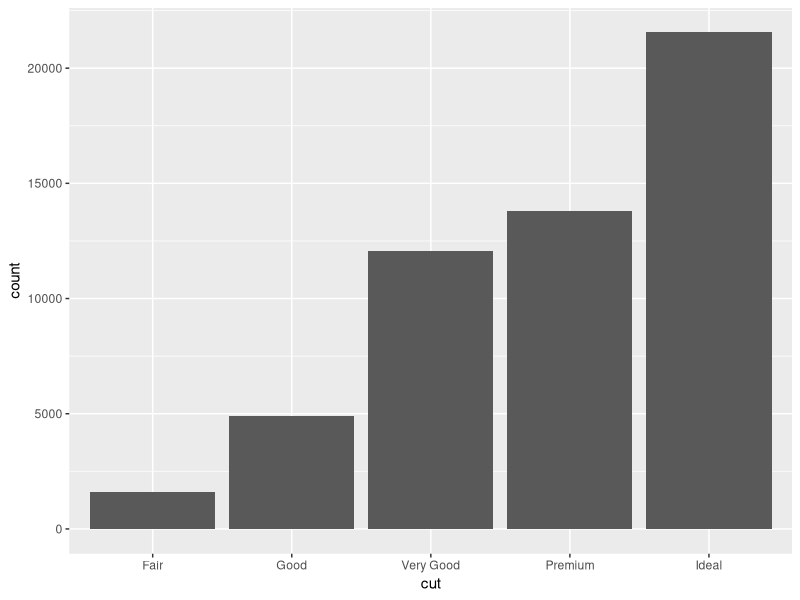
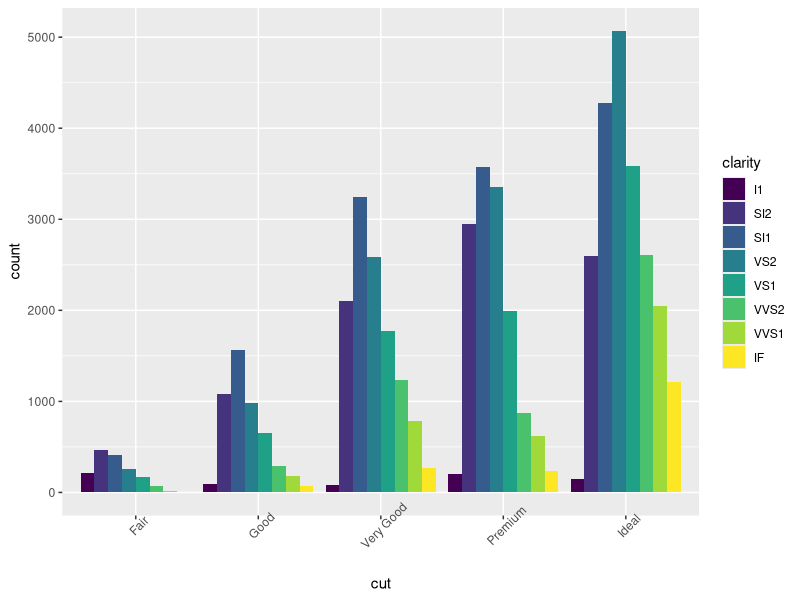
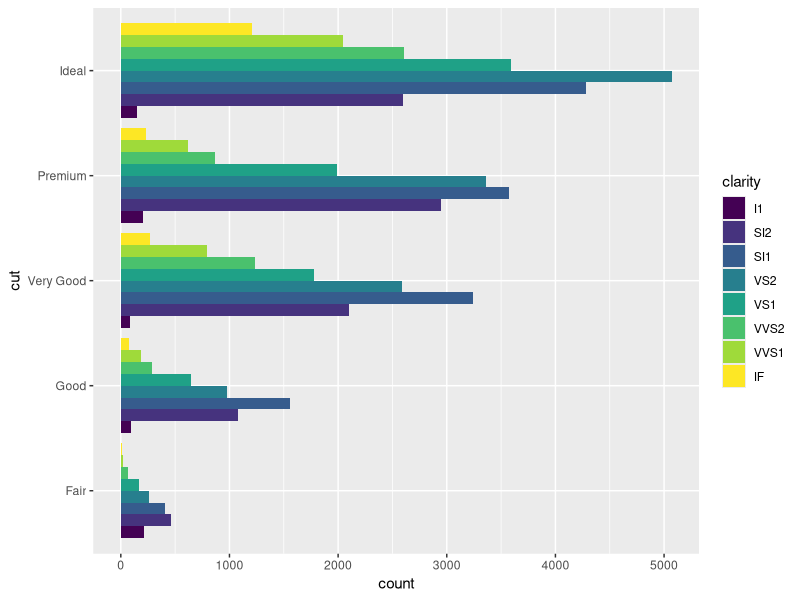
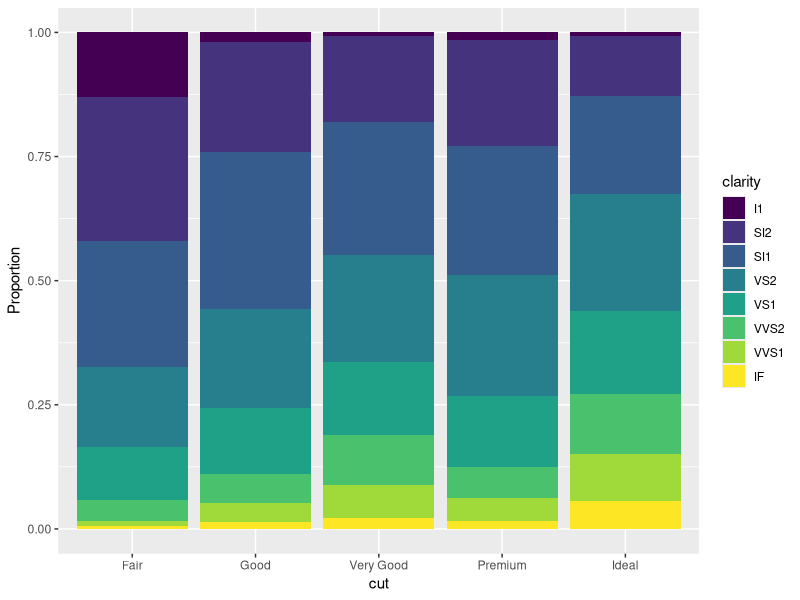
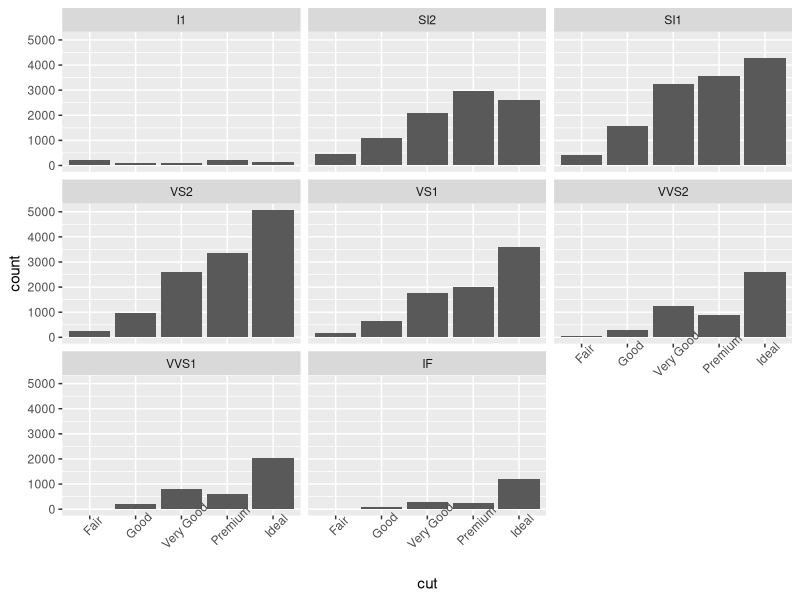
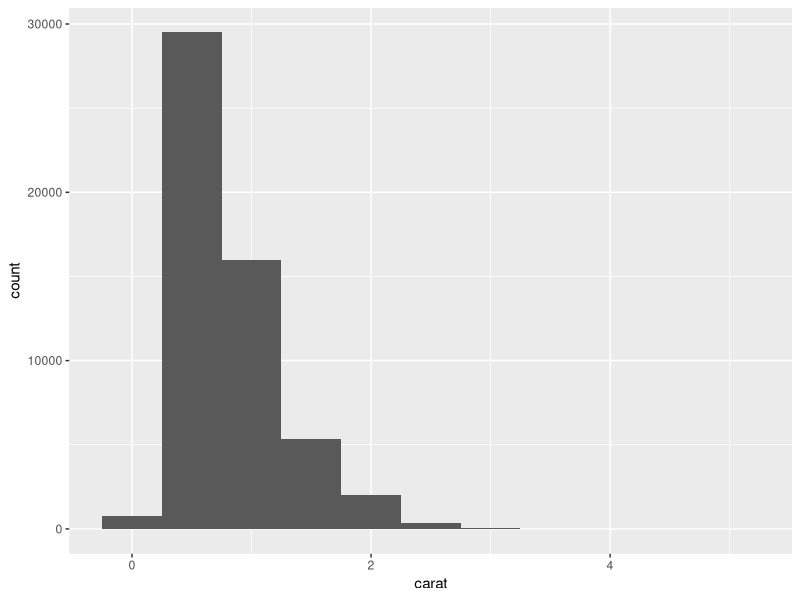
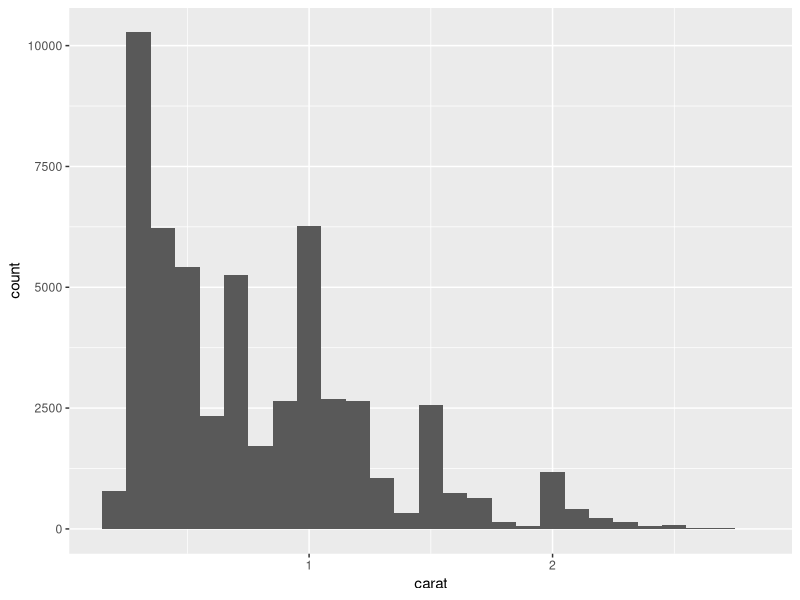
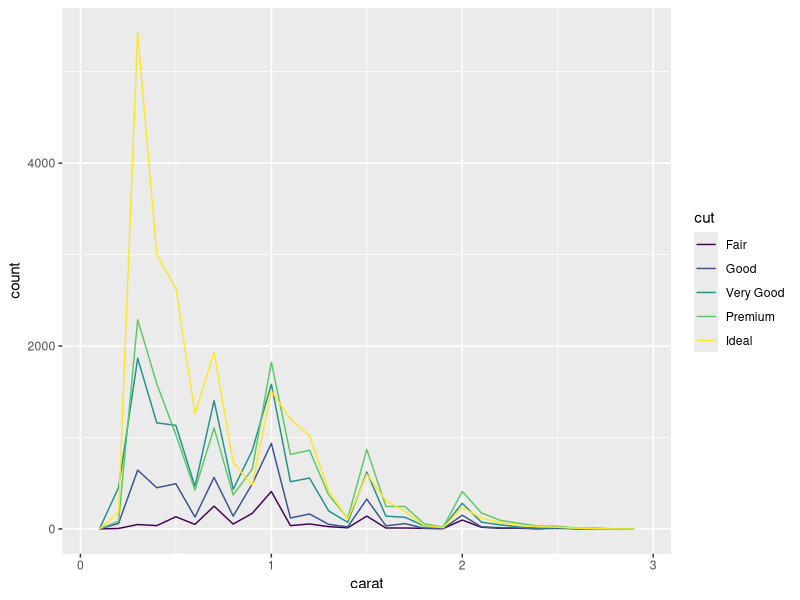

The R script that drew these images, in order:
## ---- chunk 1
knitr::opts_chunk$set(echo = TRUE)
## ---- chunk 2
library(ggplot2)
library(tibble)
library(dplyr)
## ---- chunk 3
diamonds
## ---- chunk 4
glimpse(diamonds)
## ---- chunk 5
summary(diamonds)
## ---- chunk 6
str(diamonds)
## ---- chunk 7
dim(diamonds)
## ---- chunk 8
skimr::skim(diamonds)
## ---- chunk 9
head(diamonds)
## ---- chunk 10
tail(diamonds)
## ---- chunk 11
ggplot(diamonds, aes(cut)) +
  geom_bar()
## ---- chunk 12
diamonds %>% count(cut)
## ---- chunk 13
table(diamonds$cut)
## ---- chunk 14
unique(diamonds$cut)
## ---- chunk 15
levels(diamonds$cut)
## ---- chunk 16
levels(diamonds$clarity)
## ---- chunk 17
table(diamonds$clarity, diamonds$cut)
## ---- chunk 18
diamonds %>% 
  count(cut, clarity) %>% 
  arrange(n)
## ---- chunk 19
diamonds %>% 
  count(cut, clarity) %>% 
  arrange(desc(n))
## ---- chunk 20
ggplot(diamonds, aes(x = cut, fill = clarity)) +
  geom_bar(position = "dodge") +
  theme(axis.text.x = element_text(angle = 45))
## ---- chunk 21
ggplot(diamonds, aes(x = cut, fill = clarity)) +
  geom_bar(position = "dodge") +
  coord_flip()
## ---- chunk 22
ggplot(diamonds, aes(x = cut, fill = clarity)) +
  geom_bar(position = "fill") +
  ylab("Proportion")
## ---- chunk 23
table(diamonds$cut, diamonds$clarity)
## ---- chunk 24
prop.table(table(diamonds$cut, diamonds$clarity))
## ---- chunk 25
prop.table(table(diamonds$cut, diamonds$clarity)) %>% sum()
## ---- chunk 26
ggplot(diamonds, aes(x = cut)) +
  geom_bar() +
  theme(axis.text.x = element_text(angle = 45)) +
  facet_wrap(~clarity)
## ---- chunk 27
round(prop.table(table(diamonds$cut, diamonds$clarity))*100, 2)
## ---- chunk 28
ggplot(diamonds, aes(x = carat)) +
  geom_histogram(binwidth = 0.5)
## ---- chunk 29
diamonds %>% 
  count(cut_width(carat, 0.5))
## ---- chunk 30
smaller <- diamonds %>% 
  filter(carat < 3)
ggplot(smaller, aes(x = carat)) +
  geom_histogram(binwidth = 0.1)
## ---- chunk 31
ggplot(smaller, aes(carat, color = cut)) +
  geom_freqpoly(binwidth = 0.1)
## ---- chunk 32
ggplot(smaller, aes(carat)) +
  geom_histogram(binwidth = 0.01)
## ---- chunk 33
ggplot(diamonds, aes(y)) +
  geom_histogram(binwidth = 0.5) +
  coord_cartesian(ylim = c(0,50))
## ---- chunk 34
diamonds %>% filter(y == 0)
## ---- chunk 35
diamonds %>% filter(y > 20)
## ---- chunk 36
# Outliers
diamonds %>% 
  filter(y < 3 | y > 20) %>% 
  select(price, x, y, z) %>% 
  arrange(y)
## ---- chunk 37
diamonds %>% 
  filter(between(y, 3, 20)) %>% 
  ggplot(aes(y)) + 
  geom_histogram(binwidth = 0.5)
## ---- chunk 38
diamonds %>% 
  mutate(y = ifelse(y < 3 | y > 20, NA, y)) %>% 
  ggplot(aes(x, y)) +
  geom_point()
## ---- chunk 39
diamonds %>% 
  ggplot(aes(x, y)) +
  geom_point()
## ---- chunk 40
diamonds %>% 
  ggplot(aes(price)) +
  geom_freqpoly(aes(color = cut), binwidth = 500)
## ---- chunk 41
diamonds %>% 
  ggplot(aes(cut)) +
  geom_bar()
## ---- chunk 42
diamonds %>% 
  ggplot(aes(price, y = ..density..)) +
  geom_freqpoly(aes(color = cut, binwidth = 500))
## ---- chunk 43
diamonds %>% 
  ggplot(aes(cut, price)) +
  geom_boxplot() +
  coord_flip()
## ---- chunk 44
diamonds %>% 
  ggplot(aes(cut, color)) +
  geom_count()
## ---- chunk 45
diamonds %>% 
  count(color, cut) %>% 
  ggplot(aes(color, cut)) +
  geom_tile(aes(fill = n))
## ---- chunk 46
diamonds %>% 
  ggplot() +
  geom_point(aes(x = carat, y = price), alpha = 1/100)
## ---- chunk 47
smaller %>% 
  ggplot() +
  geom_bin2d(aes(carat, price))
